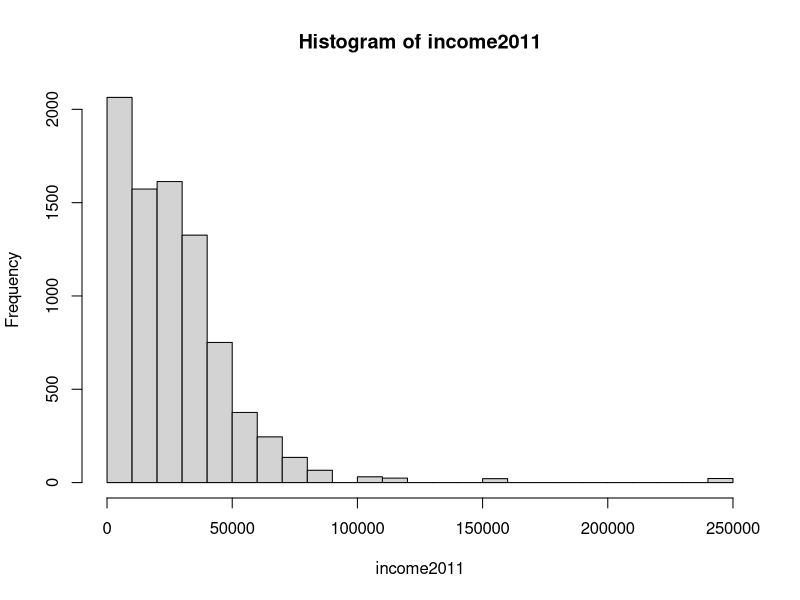

Here is the R script that generated this plot:
els2002 = read.csv(file="./resources/ELS2002.csv", head=TRUE, sep=",")
head(els2002)
attach(els2002)
mean(income2011)
median(income2011)
hist(income2011, breaks=20)